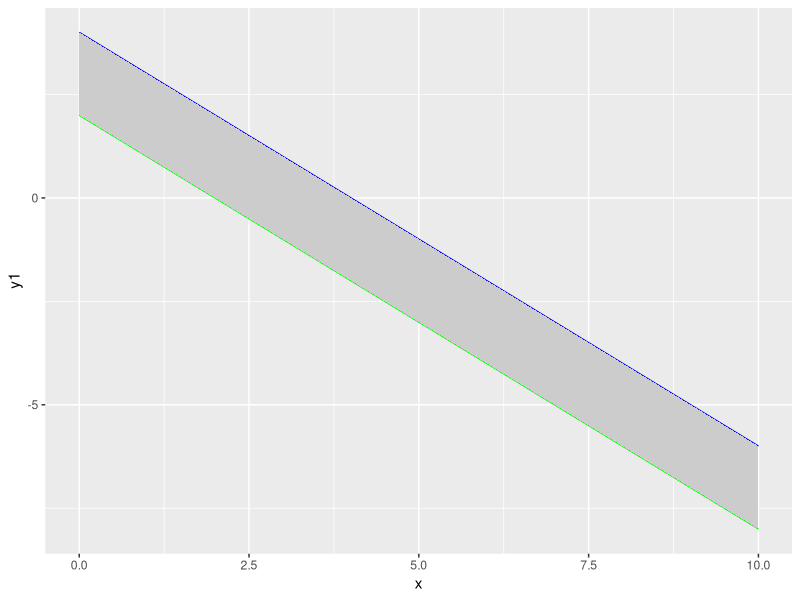
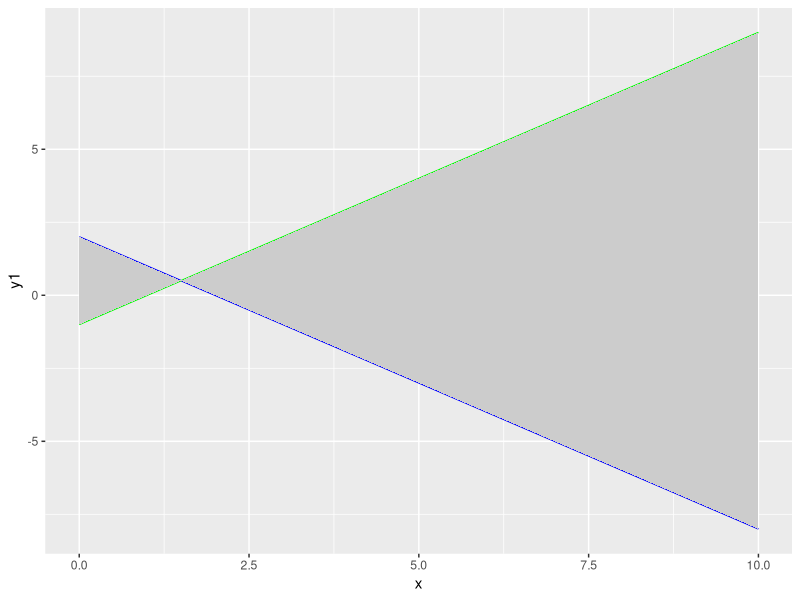
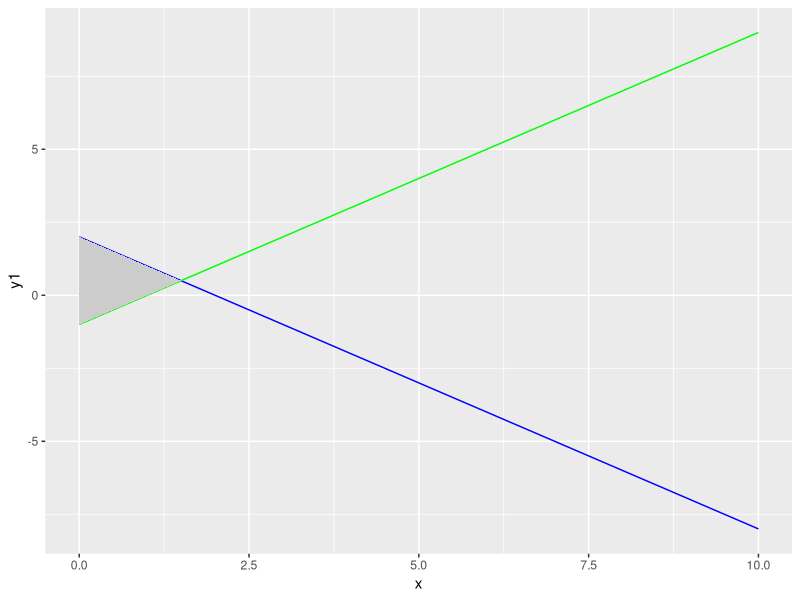

The R script that drew these images, in order:
## ---- chunk 1
knitr::opts_chunk$set(echo = TRUE)
## ---- chunk 2

if(!require("ggplot2")){install.packages("ggplot2")}

## ---- chunk 3
### Solving A, x + y ≥ 4 , x + y ≤ 2
###            y ≥ -x + 4, y ≥ -x + 2 

fun1 = function(x) -1*x + 4      ## y1
fun2 = function(x) -1*x + 2      ## y2


#Create range of x values
x=seq(0,10)

#Plug x values into constraint functions
mydf = data.frame(x, y1=fun1(x), y2=fun2(x))

#Plot functions
g = ggplot(mydf, aes(x = x)) + 
  geom_line(aes(y = y1), colour = 'blue') +
  geom_line(aes(y = y2), colour = 'green')+ 
  geom_ribbon(aes(ymin=y1, ymax=y2),fill='gray80')
g


## ---- chunk 4
### Solving B, x + y ≤ 2 ,  x - y ≤ 1
###            y ≤ -x + 2,  y >= x - 1

fun1 = function(x) -1*x + 2      ## y1
fun2 = function(x) x - 1         ## y2


#Create range of x values
x=seq(0,10, by = 0.05)   # x=seq(0,10) will not give correct region as pmin(y1, y2) values will be discrete



#Plug x values into constraint functions
mydf = data.frame(x, y1=fun1(x), y2=fun2(x))
head(mydf)
#Plot functions
g = ggplot(mydf, aes(x = x)) + 
  geom_line(aes(y = y1), colour = 'blue') +
  geom_line(aes(y = y2), colour = 'green')+ 
  geom_ribbon(aes(ymin=y1, ymax=y2),fill='gray80')
g

# Correcting the area shaded
mydf1 = transform(mydf, z = pmin(y1,y2))
head(mydf1)
g1 = ggplot(mydf1, aes(x = x)) + 
  geom_line(aes(y = y1), colour = 'blue') +
  geom_line(aes(y = y2), colour = 'green')+
  geom_ribbon(aes(ymin=y1, ymax=z),fill='gray80')
g1

